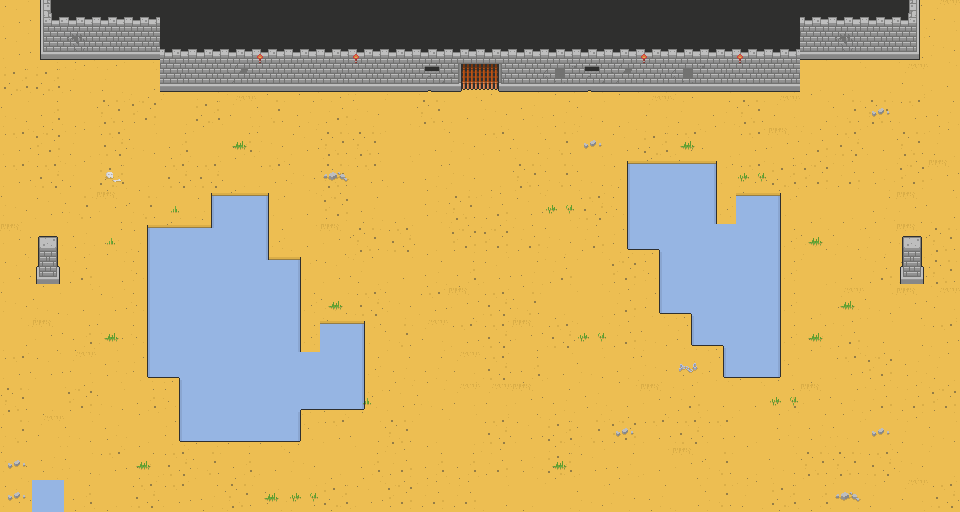

A level layout from a 2D game, rendered from its tile map. Below: a short description, then the map file with its tile-grid data intact:
An orthogonal 30x16 tile map with 32x32 px tiles, 3 tile layers (ground, walls, decoration), 2 tilesets.

<map version="1.2" tiledversion="1.2.4" orientation="orthogonal" renderorder="right-down" width="30" height="16" tilewidth="32" tileheight="32" infinite="0" nextlayerid="10" nextobjectid="10">
 <tileset firstgid="1" source="arena.tsx" />
 <tileset firstgid="273" source="banner.tsx" />
 <layer id="4" name="ground" width="30" height="16">
  <data encoding="csv">
134,148,135,136,146,131,152,146,135,135,132,132,136,149,134,152,151,135,129,131,138,131,129,129,146,154,151,133,150,137,
134,154,148,137,154,136,136,136,152,136,130,135,136,131,138,134,151,135,149,147,129,137,134,153,154,129,137,130,147,153,
146,146,133,133,151,147,131,145,152,150,137,147,147,151,136,152,131,150,131,148,131,147,131,136,129,152,152,135,137,136,
149,148,152,145,129,135,146,137,147,150,131,153,135,145,136,153,154,150,149,152,137,133,150,145,137,151,147,145,132,150,
132,129,133,130,149,148,135,148,153,134,145,145,135,136,153,132,149,147,135,134,146,132,135,132,138,131,130,136,145,133,
132,130,133,146,152,130,130,152,132,153,145,132,136,150,153,152,145,147,149,70,71,71,72,132,146,129,131,154,129,138,
153,134,147,138,147,152,70,71,72,136,129,150,152,154,135,131,134,135,130,86,87,87,88,71,72,152,152,150,138,151,
138,154,154,150,70,71,94,87,88,136,138,145,130,152,146,135,131,153,131,155,78,87,87,87,88,149,149,153,138,145,
134,152,131,151,86,87,87,87,95,72,134,133,136,150,148,152,138,131,135,129,86,87,87,87,88,135,136,131,134,145,
153,149,136,134,86,87,87,87,87,88,149,130,153,154,138,150,147,152,135,131,102,78,87,87,88,152,137,149,138,137,
151,138,148,153,86,87,87,87,87,88,71,72,147,137,132,130,138,130,135,138,130,102,78,87,88,150,131,136,151,132,
132,134,137,154,102,78,87,87,87,87,87,88,150,150,137,130,148,147,149,150,153,154,102,103,104,152,132,129,154,133,
145,152,129,149,148,86,87,87,87,79,103,104,134,149,137,137,135,150,154,136,138,131,136,136,148,138,150,131,131,129,
147,137,149,154,152,102,103,103,103,104,132,151,145,152,135,130,134,146,147,129,132,130,132,152,154,154,149,135,133,149,
153,154,149,132,150,130,147,148,136,153,152,148,131,148,148,131,154,146,134,150,136,138,147,152,149,145,145,130,153,135,
134,87,148,152,130,132,150,145,154,151,146,134,129,131,131,151,152,135,149,153,150,151,147,133,146,148,135,133,137,130
</data>
 </layer>
 <layer id="6" name="walls" width="30" height="16">
  <data encoding="csv">
0,33,34,34,34,18,18,18,18,18,18,18,18,18,18,18,18,18,18,18,18,18,18,18,18,34,34,34,35,0,
0,49,29,50,50,34,34,34,34,34,34,34,34,34,34,34,34,34,34,34,34,34,34,34,34,50,29,50,51,0,
0,0,0,0,0,50,50,27,50,50,50,50,50,58,24,25,50,26,58,27,50,26,50,50,50,0,0,0,0,0,
0,0,0,0,0,0,0,0,0,0,0,0,0,0,0,0,0,0,0,0,0,0,0,0,0,0,0,0,0,0,
0,0,0,0,0,0,0,0,0,0,0,0,0,0,0,0,0,0,0,0,0,0,0,0,0,0,0,0,0,0,
0,0,0,0,0,0,0,0,0,0,0,0,0,0,0,0,0,0,0,0,0,0,0,0,0,0,0,0,0,0,
0,0,0,0,0,0,0,0,0,0,0,0,0,0,0,0,0,0,0,0,0,0,0,0,0,0,0,0,0,0,
0,0,0,0,0,0,0,0,0,0,0,0,0,0,0,0,0,0,0,0,0,0,0,0,0,0,0,0,0,0,
0,0,0,0,0,0,0,0,0,0,0,0,0,0,0,0,0,0,0,0,0,0,0,0,0,0,0,0,0,0,
0,0,0,0,0,0,0,0,0,0,0,0,0,0,0,0,0,0,0,0,0,0,0,0,0,0,0,0,0,0,
0,0,0,0,0,0,0,0,0,0,0,0,0,0,0,0,0,0,0,0,0,0,0,0,0,0,0,0,0,0,
0,0,0,0,0,0,0,0,0,0,0,0,0,0,0,0,0,0,0,0,0,0,0,0,0,0,0,0,0,0,
0,0,0,0,0,0,0,0,0,0,0,0,0,0,0,0,0,0,0,0,0,0,0,0,0,0,0,0,0,0,
0,0,0,0,0,0,0,0,0,0,0,0,0,0,0,0,0,0,0,0,0,0,0,0,0,0,0,0,0,0,
0,0,0,0,0,0,0,0,0,0,0,0,0,0,0,0,0,0,0,0,0,0,0,0,0,0,0,0,0,0,
0,0,0,0,0,0,0,0,0,0,0,0,0,0,0,0,0,0,0,0,0,0,0,0,0,0,0,0,0,0
</data>
 </layer>
 <layer id="7" name="decoration" width="30" height="16">
  <data encoding="csv">
0,0,0,0,0,0,0,0,0,0,0,0,0,0,0,0,0,0,0,0,0,0,0,0,0,0,0,0,0,0,
0,0,0,0,0,0,0,0,273,0,0,273,0,0,0,0,0,0,0,0,273,0,0,273,0,0,0,0,0,0,
0,0,0,0,0,0,0,0,0,0,0,0,0,0,0,0,0,0,0,0,0,0,0,0,0,0,0,0,0,0,
0,0,0,0,0,0,0,0,0,0,0,0,0,0,0,0,0,0,0,0,0,0,0,0,0,0,0,211,0,0,
0,0,0,0,0,0,0,242,0,0,0,0,0,0,0,0,0,0,211,0,0,242,0,0,0,0,0,0,0,0,
0,0,0,209,0,0,0,0,0,0,226,0,0,0,0,0,0,0,0,0,0,0,0,243,0,0,0,0,0,0,
0,0,0,0,0,241,0,0,0,0,0,0,0,0,145,0,0,243,0,0,0,0,0,0,0,0,0,0,0,0,
0,177,0,241,0,0,0,0,0,0,0,0,0,0,129,129,0,0,0,0,0,0,0,0,0,242,0,0,177,0,
0,193,0,0,0,0,0,0,0,0,0,0,0,0,0,134,150,0,0,0,0,0,0,0,0,0,0,0,193,0,
0,0,0,0,0,0,0,0,0,0,242,0,0,132,0,130,0,0,0,0,0,0,0,0,0,0,242,0,0,0,
0,0,0,242,0,0,0,0,0,0,0,0,0,0,0,0,0,0,243,131,149,0,0,0,0,242,0,0,0,0,
0,0,0,0,0,0,0,0,0,0,0,0,0,0,0,0,0,136,0,0,0,259,0,0,0,0,0,0,0,0,
0,0,0,0,0,0,0,0,0,0,0,241,0,0,0,0,138,0,0,0,0,0,0,0,243,0,0,0,0,0,
0,0,0,0,0,0,0,0,0,0,0,0,0,0,0,0,0,0,0,211,0,0,0,0,0,0,0,211,0,0,
211,0,0,0,242,0,0,0,0,0,0,0,0,0,0,0,0,242,0,0,0,0,0,0,0,0,0,0,0,0,
211,87,0,0,0,0,0,0,242,243,0,0,0,0,0,0,0,0,0,0,0,0,0,0,0,0,226,0,0,0
</data>
 </layer>
</map>
